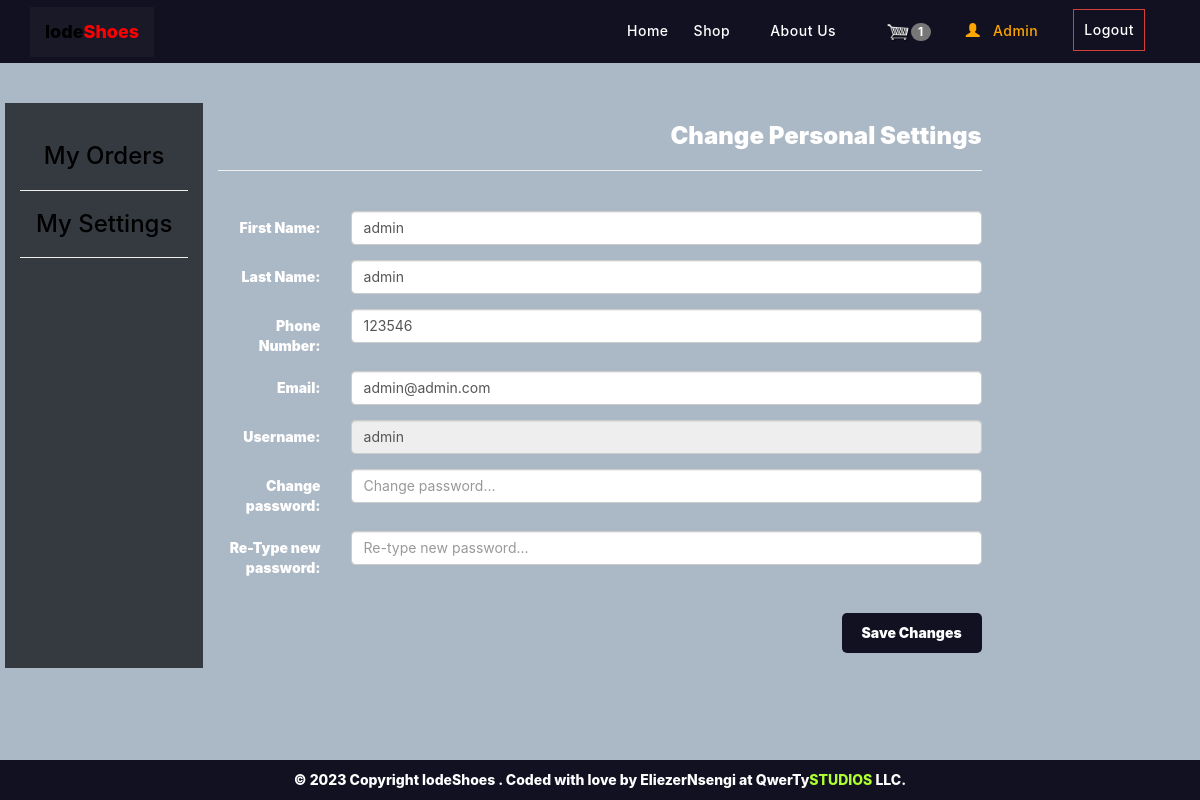
Screenshot of /accounts/admin (signed in) with the database file from the repository.
### MainApp/models.py (models this page shows, shortened)
class Client(models.Model):
    user = models.ForeignKey(User, on_delete=models.CASCADE)
    first_name = models.CharField(max_length=30)
    last_name = models.CharField(max_length=30)
    phone = models.CharField(max_length=15)
    email = models.EmailField()
    username = models.CharField(max_length=30)
    address = models.CharField(max_length=200)
    verified = models.BooleanField(default=False)

### MainApp/views.py (the view)
# urls.py: path("accounts/<str:user>", PersonalSettings, name="accounts"),
def PersonalSettings(request, user):
    title = str(request.user) + " | Settings"
    client = Client.objects.get(username=user)
    cart = Cart.objects.filter(client=client).count()
    if client is None:
        messages.error(request, "Client account not found!")
        return redirect("home")
    else:
        if request.method == "POST":
            postData = request.POST
            client.first_name = postData.get("firstname")
            client.last_name = postData.get("lastname")
            client.phone = postData.get("phone")
            client.email = postData.get("email")
            client.save()
            messages.success(request, "Client changes saved successfully!")
    context = {
        "title": title,
        "client": client,
        "cart": cart,
    }
    return render(request, "settings.html", context)

### MainApp/templates/settings.html (shortened to what this page needs)
{% extends 'base.html' %}
{% load static %}
{% block content %}
{% include 'header.html' %}
<div class="container-fluid text-center">
    <div class="row content">
        <div class="col-sm-2 sidenav bg-dark">
            <br>
            <p class="text h3"><a href="/{{request.user}}/">My Orders</a></p>
            <hr>
            <p class="text h3"><a href="/accounts/{{request.user}}/">My Settings</a></p>
            <hr>
        </div>
        <div class="col-sm-8 text-left">
            <h3 class="text-right"> Change Personal Settings</h3>
            <hr>
            <div>
                <form class="form-horizontal" method="post" enctype="multipart/form-data">
                    <br>
                    <div class="form-group">
                        <label class="control-label col-sm-2" for="First Name">First Name:</label>
                        <div class="col-sm-10">
                            <input type="text" class="form-control" name="firstname" value="{{client.first_name}}"
                                placeholder={{client.first_name}}>
                        </div>
                    </div>
                    <div class="form-group">
                        <label class="control-label col-sm-2" for="email">Last Name:</label>
                        <div class="col-sm-10">
                            <input type="text" class="form-control" name="lastname" value="{{client.last_name}}"
                                placeholder={{client.last_name}}>
                        </div>
                    </div>
                    <div class="form-group">
                        <label class="control-label col-sm-2" for="email">Phone Number:</label>
                        <div class="col-sm-10">
                            <input type="text" class="form-control" name="phone" value="{{client.phone}}"
                                placeholder={{client.phone}}>
                        </div>
                    </div>
                    <div class="form-group">
                        <label class="control-label col-sm-2" for="email">Email:</label>
                        <div class="col-sm-10">
                            <input type="email" class="form-control" value="{{client.email}}" name="email"
                                placeholder={{client.email}}>
                        </div>
                    </div>
                    <div class="form-group">
                        <label class="control-label col-sm-2" for="email">Username:</label>
                        <div class="col-sm-10">
                            <input type="text" class="form-control" value="{{client.username}}" name="username"
                                placeholder={{request.user}} readonly>
                        </div>
                    </div>
                    <div class="form-group">
                        <label class="control-label col-sm-2" for="pwd">Change password:</label>
                        <div class="col-sm-10">
                            <input type="password" class="form-control" name="password1"
                                placeholder="Change password...">
                        </div>
                    </div>
                    <div class="form-group">
                        <label class="control-label col-sm-2" for="pwd">Re-Type new password:</label>
                        <div class="col-sm-10">
                            <input type="password" class="form-control" name="password2"
                                placeholder="Re-type new password...">
                        </div>
                    </div>
                    <br>
                    <div class="form-group">
                        <div class="col-sm-offset-2 col-sm-10">
                            <button type="submit" class="btn btn-default login-btn float-right">Save Changes</button>
                        </div>
                    </div>
                </form>
            </div>
        </div>
    </div>
</div>
{% include 'footer.html'%}
{% endblock %}

### MainApp/templates/header.html (shortened to what this page needs)
{% load static %}
<nav class="navbar navbar-b navbar-trans navbar-expand-md fixed-top" id="mainNav">
    <div class="container">
        <a style="background-color: rgba(94, 90, 90, 0.11);" class="navbar-brand l navbar-left js-scroll" href="/"><span
                class="color-text">lode<span style="color: red;">Shoes</span> </span></a>
        <div class="  navbar-collapse  collapse justify-content-end" id="navbarDefault">
            <ul class="navbar-nav navbar-right">
                <li class="nav-item"> <a class="nav-link l js-scroll active" href="/">Home</a></li>
                <li class="nav-item"> <a class="nav-link l js-scroll ml-2 mr-4" href="/products">Shop</a></li>
                <li class="nav-item"> <a class="nav-link l js-scroll ml-2 mr-4" href="/about">About Us</a></li>
                {% if user.is_authenticated %}
                <li class="nav-item"><a class="nav-link l js-scroll mr-3" href="/checkout"><img width="20" height="20" src="{%static 'images/cart.png'%}" alt="cart-icon" class="cart-icon "><span class="badge badge-pill primary-color">{{cart}} </span></a></li>
                {%if user.username == "admin" %}
                <li class="nav-item"><a class="nav-link l js-scroll ml-2 mr-4" style="color: orange;" href='/admin'><span class="glyphicon glyphicon-user"></span> &nbsp;
                        {{user.username}}</a></li>
                {%else%}
                <li class="nav-item"><a class="nav-link l js-scroll ml-2 mr-4" style="color: orange;" href='/accounts/{{request.user}}/orders'><span
                            class="glyphicon glyphicon-user"></span>{{request.user}}</a></li>
                {%endif%}
                <li class="nav-item ">
                        <button
                        class="nav-link js-scroll btn btn-danger p-3 mt-1 ml-2 show-modal"
                        data-toggle="modal"
                        data-target="#myModal3"
                      >
                        Logout
                      </button></li>
                {%else%}
                <li class="nav-item "><a class="nav-link js-scroll btn btn-primary p-3 mt-1 ml-2"
                        href="/login">Login</a></li>
                <li class="nav-item "><a style="color:black;" class="nav-link js-scroll btn btn-default p-3 mt-1 ml-2"
                        href="/register">Sign Up</a></li>
                {% endif %}
            </ul>
        </div>
    </div>
</nav>

### static/navbar.css (style rules this page uses)
.navbar-b { transition: all 0.5s ease-in-out; }
.navbar-b.navbar-trans .nav-item, .navbar-b.navbar-reduce .nav-item { position: relative; padding-right: 10px; padding-left: 0; }
.navbar-b.navbar-trans .nav-link, .navbar-b.navbar-reduce .nav-link { color: #fff; text-transform: capitalize; font-weight: 500; font-size: 14px; letter-spacing: 0.5px; }
.navbar-b.navbar-trans .show > .nav-link, .navbar-b.navbar-trans .active > .nav-link, .navbar-b.navbar-trans .nav-link.show, .navbar-b.navbar-trans .nav-link.active { color: #fff; }

### static/css/main.css (style rules this page uses)
body { min-height: 100vh; position: relative; margin: 0; padding-bottom: 100px; box-sizing: border-box; background-color: rgb(171, 184, 197); }
.container { font-family: -apple-system, BlinkMacSystemFont, "Segoe UI", Roboto, Oxygen, Ubuntu, Cantarell, "Open Sans", "Helvetica Neue", sans-serif !important; }
.navbar { background: #112 !important; border-radius: 0 !important; font-weight: 800 !important; }
a { color: black; }
h1, h2, h3, h4, h5, h6, label { color: white; font-weight: 900; }
.cart-icon { width: 25px; display: inline-block; margin-left: 15px; }
.btn { border-radius: 0; }
.login-btn { color: white; border-radius: 5px; font-weight: 900; border: none; padding: 10px 20px; }
.row { padding: 5px; margin-top: 15px !important; }
body { font-family: -apple-system, BlinkMacSystemFont, "Segoe UI", Roboto, Oxygen, Ubuntu, Cantarell, "Open Sans", "Helvetica Neue", sans-serif; }

### MainApp/templates/header.html (style rules this page uses)
button { background-color: #112 !important; }
.navbar-brand { outline: none; animation: animated 5s linear infinite; }

### rows the page displays
Client: firstname "admin", lastname "admin", phone "123546", email "admin@admin.com", username "admin"

### other values shown
{{ cart }} "1"
{{ user.username }} "Admin"
